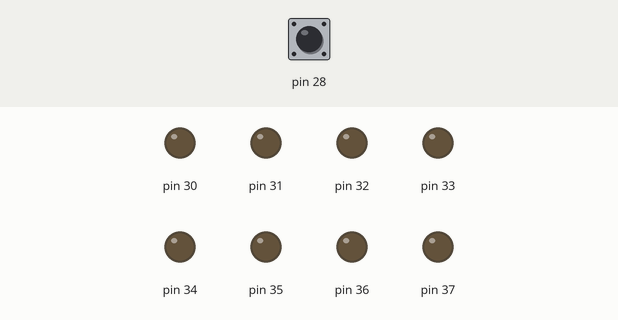
The sketch below on a simulated Arduino Mega 2560, built with avr-gcc and run on an emulated ATmega2560. Parts: output pins drawn as LEDs (lit = HIGH). Inputs (shaded band) come from the test bench; at power-on: pin 28 HIGH.

Above: at 1.2 s.
1.3 s: pin 28 pulled LOW for 0.15 s
At 1.9 s:
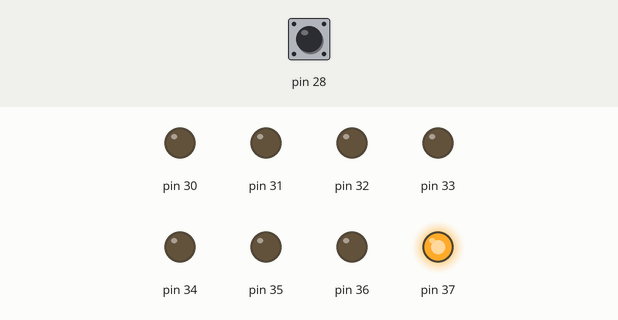
At 4.1 s:
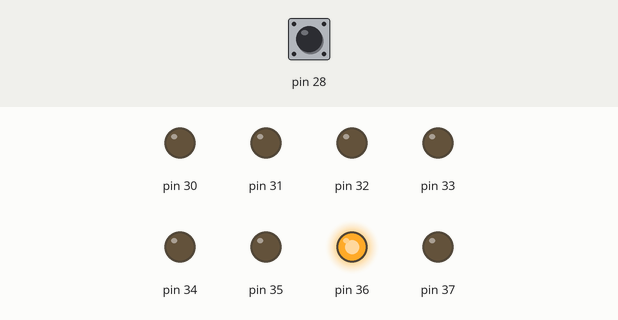
7.4 s: pin 28 pulled LOW for 3.2 s
At 11.1 s:
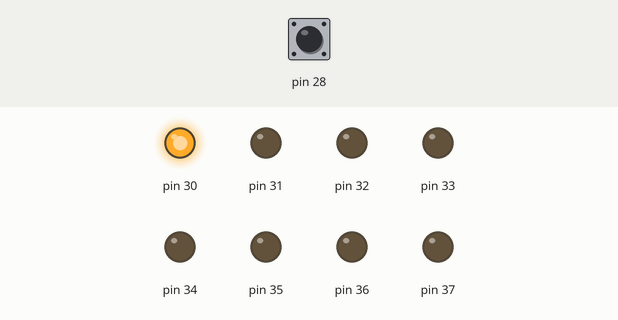
Timing chart, 0 to 18.1 s (numbered marks = the images above; inputs shaded):
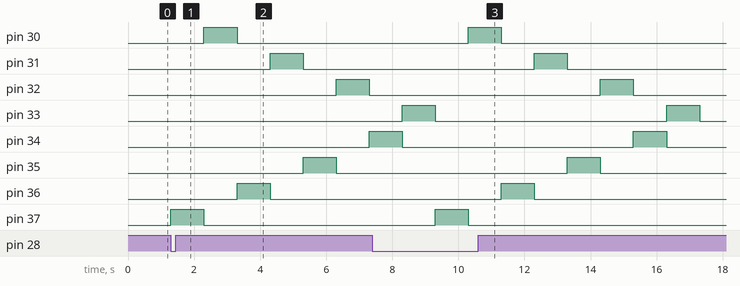

The sketch:

lab-1.ino
```cpp
boolean statusButton;
boolean butt;
int leftLED = 37;
int rigthLED = 30;
void setup() {
 pinMode(28, INPUT_PULLUP);

 pinMode(37, OUTPUT);
 pinMode(36, OUTPUT);
 pinMode(35, OUTPUT);
 pinMode(34, OUTPUT);
 pinMode(33, OUTPUT);
 pinMode(32, OUTPUT);
 pinMode(31, OUTPUT);
 pinMode(30, OUTPUT);

 digitalWrite(37, 0);
 digitalWrite(36, 0);
 digitalWrite(35, 0);
 digitalWrite(34, 0);
 digitalWrite(33, 0);
 digitalWrite(32, 0);
 digitalWrite(31, 0);
 digitalWrite(30, 0);

}

void loop() {
      butt = !digitalRead(28);
      statusButton = butt;
      if( statusButton == 1 && rigthLED != 32) {
        // -------
       digitalWrite(37, 1);
       delay(1000);
       digitalWrite(37, 0);
       // -------
       digitalWrite(30, 1);
       delay(1000);
       digitalWrite(30, 0);
        // -------
       digitalWrite(36, 1);
       delay(1000);
       digitalWrite(36, 0);
         // -------
       digitalWrite(31, 1);
       delay(1000);
       digitalWrite(31, 0);
          // -------
       digitalWrite(35, 1);
       delay(1000);
       digitalWrite(35, 0);
        // -------
       digitalWrite(32, 1);
       delay(1000);
       digitalWrite(32, 0);
          // -------
       digitalWrite(34, 1);
       delay(1000);
       digitalWrite(34, 0);
         // -------
       digitalWrite(33, 1);
       delay(1000);
       digitalWrite(33, 0);
      }
}
```

Measured:
- after the input at 1.3 s, pin 30: LOW → HIGH after 1.0 s, → LOW 1.0 s later; pin 31: LOW → HIGH after 3.0 s, → LOW 1.0 s later; pin 32: LOW → HIGH after 5.0 s, → LOW 1.0 s later; pin 34: LOW → HIGH after 6.0 s; pin 35: LOW → HIGH after 4.0 s, → LOW 1.0 s later
- after the input at 7.4 s, pin 30: LOW → HIGH after 2.9 s, → LOW 1.0 s later; pin 31: LOW → HIGH after 4.9 s, → LOW 1.0 s later; pin 32: LOW → HIGH after 6.9 s, → LOW 1.0 s later; pin 35: LOW → HIGH after 5.9 s, → LOW 1.0 s later; pin 36: LOW → HIGH after 3.9 s, → LOW 1.0 s later
- by itself, pin 33: alternates HIGH for 1.0 s and LOW for 7.0 s
